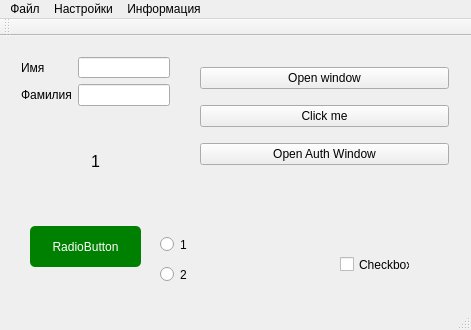
<?xml version="1.0" encoding="UTF-8"?>
<ui version="4.0">
 <class>MainWindow</class>
 <widget class="QMainWindow" name="MainWindow">
  <property name="geometry">
   <rect>
    <x>0</x>
    <y>0</y>
    <width>471</width>
    <height>330</height>
   </rect>
  </property>
  <property name="windowTitle">
   <string>MainWindow</string>
  </property>
  <widget class="QWidget" name="centralWidget">
   <widget class="QLabel" name="click_label">
    <property name="geometry">
     <rect>
      <x>10</x>
      <y>110</y>
      <width>171</width>
      <height>31</height>
     </rect>
    </property>
    <property name="font">
     <font>
      <pointsize>12</pointsize>
      <weight>50</weight>
      <bold>false</bold>
     </font>
    </property>
    <property name="autoFillBackground">
     <bool>false</bool>
    </property>
    <property name="text">
     <string>1</string>
    </property>
    <property name="alignment">
     <set>Qt::AlignCenter</set>
    </property>
   </widget>
   <widget class="QWidget" name="verticalLayoutWidget">
    <property name="geometry">
     <rect>
      <x>189</x>
      <y>10</y>
      <width>271</width>
      <height>141</height>
     </rect>
    </property>
    <layout class="QVBoxLayout" name="verticalLayout">
     <item>
      <widget class="QPushButton" name="pushButton_2">
       <property name="sizePolicy">
        <sizepolicy hsizetype="Minimum" vsizetype="Fixed">
         <horstretch>0</horstretch>
         <verstretch>0</verstretch>
        </sizepolicy>
       </property>
       <property name="text">
        <string>Open window</string>
       </property>
      </widget>
     </item>
     <item>
      <widget class="QPushButton" name="pushButton">
       <property name="sizePolicy">
        <sizepolicy hsizetype="Minimum" vsizetype="Fixed">
         <horstretch>0</horstretch>
         <verstretch>0</verstretch>
        </sizepolicy>
       </property>
       <property name="text">
        <string>Click me</string>
       </property>
      </widget>
     </item>
     <item>
      <widget class="QPushButton" name="pushButton_3">
       <property name="text">
        <string>Open Auth Window</string>
       </property>
      </widget>
     </item>
    </layout>
   </widget>
   <widget class="QWidget" name="formLayoutWidget">
    <property name="geometry">
     <rect>
      <x>10</x>
      <y>10</y>
      <width>171</width>
      <height>71</height>
     </rect>
    </property>
    <layout class="QFormLayout" name="formLayout">
     <item row="0" column="0">
      <widget class="QLabel" name="label">
       <property name="text">
        <string>Имя</string>
       </property>
      </widget>
     </item>
     <item row="0" column="1">
      <widget class="QLineEdit" name="lineEdit"/>
     </item>
     <item row="1" column="0">
      <widget class="QLabel" name="label_2">
       <property name="text">
        <string>Фамилия</string>
       </property>
      </widget>
     </item>
     <item row="1" column="1">
      <widget class="QLineEdit" name="lineEdit_2"/>
     </item>
    </layout>
   </widget>
   <widget class="QCheckBox" name="checkBox">
    <property name="geometry">
     <rect>
      <x>340</x>
      <y>220</y>
      <width>70</width>
      <height>17</height>
     </rect>
    </property>
    <property name="text">
     <string>Checkbox</string>
    </property>
   </widget>
   <widget class="QPushButton" name="pushButton_4">
    <property name="geometry">
     <rect>
      <x>30</x>
      <y>190</y>
      <width>111</width>
      <height>41</height>
     </rect>
    </property>
    <property name="styleSheet">
     <string notr="true">background-color: green;
border-radius: 5px;
color: white;</string>
    </property>
    <property name="text">
     <string>RadioButton</string>
    </property>
   </widget>
   <widget class="QRadioButton" name="radioButton">
    <property name="geometry">
     <rect>
      <x>160</x>
      <y>200</y>
      <width>82</width>
      <height>17</height>
     </rect>
    </property>
    <property name="text">
     <string>1</string>
    </property>
   </widget>
   <widget class="QRadioButton" name="radioButton_2">
    <property name="geometry">
     <rect>
      <x>160</x>
      <y>230</y>
      <width>82</width>
      <height>17</height>
     </rect>
    </property>
    <property name="text">
     <string>2</string>
    </property>
   </widget>
  </widget>
  <widget class="QMenuBar" name="menuBar">
   <property name="geometry">
    <rect>
     <x>0</x>
     <y>0</y>
     <width>471</width>
     <height>21</height>
    </rect>
   </property>
   <widget class="QMenu" name="menu">
    <property name="title">
     <string>Файл</string>
    </property>
    <addaction name="action"/>
    <addaction name="action_2"/>
    <addaction name="action_3"/>
    <addaction name="action_4"/>
   </widget>
   <widget class="QMenu" name="menu_2">
    <property name="title">
     <string>Настройки</string>
    </property>
   </widget>
   <widget class="QMenu" name="menu_3">
    <property name="title">
     <string>Информация</string>
    </property>
   </widget>
   <addaction name="menu"/>
   <addaction name="menu_2"/>
   <addaction name="menu_3"/>
  </widget>
  <widget class="QToolBar" name="mainToolBar">
   <attribute name="toolBarArea">
    <enum>TopToolBarArea</enum>
   </attribute>
   <attribute name="toolBarBreak">
    <bool>false</bool>
   </attribute>
  </widget>
  <widget class="QStatusBar" name="statusBar"/>
  <action name="action">
   <property name="icon">
    <iconset resource="resources.qrc">
     <normaloff>:/resources/image/create.png</normaloff>:/resources/image/create.png</iconset>
   </property>
   <property name="text">
    <string>Создать новый</string>
   </property>
  </action>
  <action name="action_2">
   <property name="icon">
    <iconset resource="resources.qrc">
     <normaloff>:/resources/image/import.png</normaloff>:/resources/image/import.png</iconset>
   </property>
   <property name="text">
    <string>Импорт</string>
   </property>
  </action>
  <action name="action_3">
   <property name="icon">
    <iconset resource="resources.qrc">
     <normaloff>:/resources/image/export.png</normaloff>:/resources/image/export.png</iconset>
   </property>
   <property name="text">
    <string>Экспорт</string>
   </property>
  </action>
  <action name="action_4">
   <property name="icon">
    <iconset resource="resources.qrc">
     <normaloff>:/resources/image/exit.png</normaloff>:/resources/image/exit.png</iconset>
   </property>
   <property name="text">
    <string>Выход</string>
   </property>
  </action>
 </widget>
 <layoutdefault spacing="6" margin="11"/>
 <resources>
  <include location="resources.qrc"/>
 </resources>
 <connections/>
</ui>
